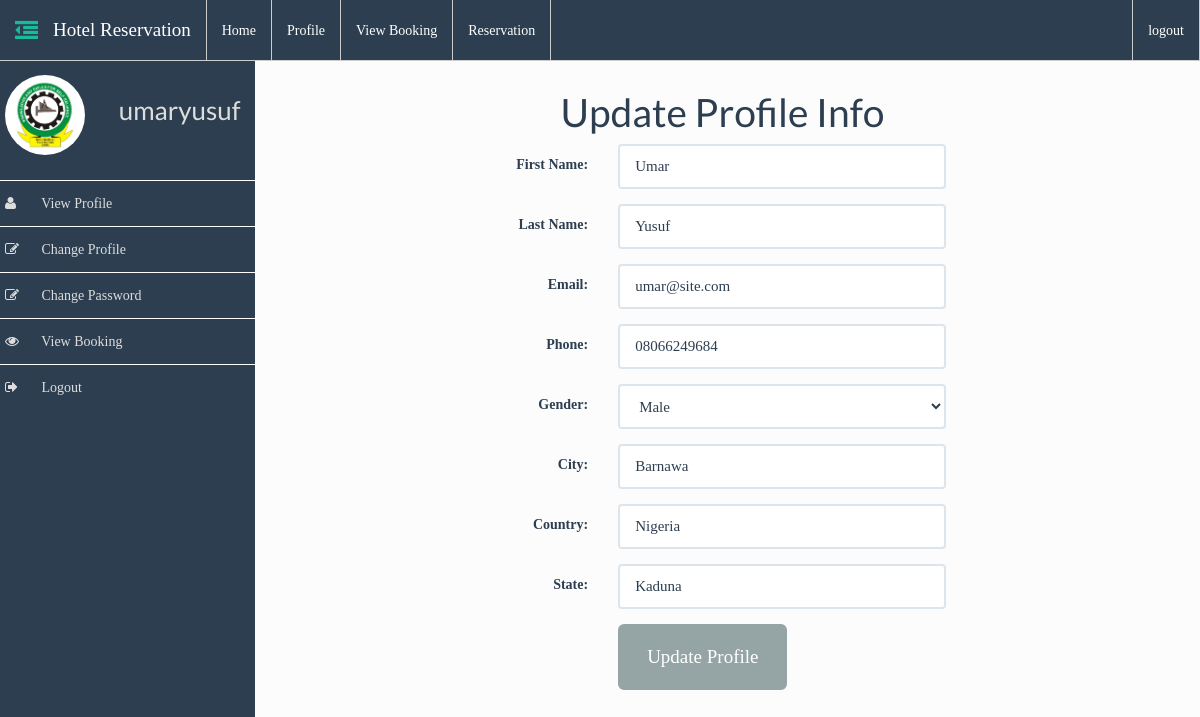
/home.php?action=change_profile (signed in), run on the app's committed database.
### tables this page shows
CREATE TABLE `users` (
  `id` int(11) NOT NULL,
  `firstname` varchar(50) NOT NULL,
  `lastname` varchar(50) NOT NULL,
  `username` varchar(50) NOT NULL,
  `password` varchar(50) NOT NULL,
  `phone` text NOT NULL,
  `email` varchar(50) NOT NULL,
  `gender` text NOT NULL,
  `city` varchar(30) NOT NULL,
  `country` varchar(30) NOT NULL,
  `state` varchar(30) NOT NULL,
  `picture` varchar(50) NOT NULL DEFAULT 'user.jpg'
);

### home.php (the view, shortened to what this page needs)
<?php
if(!$_SESSION['user']){
    $message = "You are not authorized to view this page until you logged in";
    header("location: login.php");
}else {
require_once 'connect.php';
$username = $_SESSION['user'];
$query = "SELECT * FROM `users` WHERE `username`='$username'";
$result = mysqli_query($dbc, $query);
if(mysqli_num_rows($result) > 0){
    while($data = mysqli_fetch_assoc($result)){
       $firstname = $data['firstname'];
       $lastname = $data['lastname'];
?>
<!DOCTYPE html>
<html lang="en">
<head>
    <link rel="stylesheet" href="assets/css/bootstrap.min.css">
    <link rel="stylesheet" href="assets/css/styles.css">
    <link rel="stylesheet" href="assets/css/sidebar.css">
    <link rel="stylesheet" href="assets/font-awesome/css/font-awesome.min.css">
</head>
<body>
	<nav class="navbar  navbar-default navbar-fixed-top" >
        <div class="container-fluid">
            <div class="navbar-header">
                <a class="navbar-brand fa fa-outdent" id="menu-toggle"></a>
                <a class="navbar-brand" href="home.php">Hotel Reservation</a>
            </div>
            <div class="collapse navbar-collapse" id="myNavbar">
                <ul class="nav navbar-nav">
                  <li class="<?php echo !$_GET['action'] ? 'active' : '' ?>"><a href="home.php">Home</a></li>
                  <li class="<?php echo $_GET['action'] == 'view_profile' ? 'active' : '' ?>"><a href="home.php?action=view_profile">Profile</a></li>
                  <li class="<?php echo $_GET['action'] == 'view_booking' ? 'active' : '' ?>"><a href="home.php?action=view_booking">View Booking</a></li>
                  <li class="<?php echo $_GET['action'] == 'reservation' ? 'active' : '' ?>"><a href="home.php?action=reservation">Reservation</a></li>
                </ul>
                <ul class="nav navbar-nav navbar-right">
                	<li><a href="logout.php">logout</a></li>
                </ul>
            </div>
        </div>
	</nav>
    <main id="wrapper" class="menuDisplayed">
        <div id="sidebar-wrapper">
            <div class="sidebar-header">
                <div class="row">
                    <div class="col-xs-5 profile-photo">
                        <img src="assets/img/profiles/<?php echo $data['picture']; ?>" class="img img-circle" alt="<?php echo $firstname.' '.$lastname; ?>" width="80" height="80" />
                    </div>
                    <div class="col-xs-7 profile-info">
                        <h3 style="color: #ddd;"><?php echo $_SESSION['user']; ?></h3>
                    </div>
                </div>
            </div>
            <ul id="sidebar-nav" >
                <li><a href="home.php?action=view_profile"><i class="icons fa fa-user fa-fw"></i> View Profile</a></li>
                <li><a href="home.php?action=change_profile"><i class="icons fa fa-edit fa-fw"></i> Change Profile</a></li>
                <li><a href="home.php?action=change_password"><i class="icons fa fa-edit fa-fw"></i> Change Password</a></li>
                <li><a href="home.php?action=view_booking"><i class="icons fa fa-eye fa-fw"></i> View Booking</a></li>
                <li><a href="logout.php"><i class="icons fa fa-sign-out fa-fw"></i> Logout</a></li>
            </ul>
        </div>
        <section id="page-content-wrapper">
            <div class="container-fliud">
                <?php
                switch ($_GET['action']) {
                    case 'change_profile':
                        require_once 'includes/change_profile.php';
                        break;
                }
            ?>
          </div>
        </section>
    </main>
</body>
</html>
<?php } } } ?>

### includes/change_profile.php (shortened to what this page needs)
<div class="row">
	<div class="col-md-6 col-md-offset-3">
		<h1 class="text-center">Update Profile Info</h1>
			<form action="dashboard.php?action=change_profile" method="POST" class="form-horizontal">
				<?php
					$username = $_SESSION['user'];
					$query = "SELECT * FROM `users` WHERE `username`='$username'";
					$result = mysqli_query($dbc, $query);
					if(mysqli_num_rows($result) > 0) {
					    while($data = mysqli_fetch_assoc($result)){
				?>
				<div class="form-group">
					<label for="firstname" class="control-label col-sm-3">First Name:</label>
					<div class="col-sm-9">
						<input type="text" class="form-control" name="firstname" value="<?php echo $data['firstname']; ?>" id="firstname" placeholder="Enter firstname" required autofocus>
					</div>
				</div>
				<div class="form-group">
					<label for="lastname" class="control-label col-sm-3">Last Name:</label>
					<div class="col-sm-9">
						<input type="text" class="form-control" name="lastname" value="<?php echo $data['lastname']; ?>" id="lastname" placeholder="Enter lastname" required >
					</div>
				</div>
				<div class="form-group">
	    		<label class="control-label col-sm-3" for="email">Email:</label>
			    <div class="col-sm-9">
			      <input type="email" class="form-control" id="email" name="email" placeholder="Enter email" value="<?php echo $data['email']; ?>"	>
			    </div>
			  </div>
				<div class="form-group">
					<label for="phone" class="control-label col-sm-3">Phone:</label>
					<div class="col-sm-9">
						<input type="text" class="form-control" name="phone" value="<?php echo $data['phone']; ?>" id="phone" placeholder="Enter phone" required>
					</div>
				</div>
				<div class="form-group">
					<label for="country" class="control-label col-sm-3">Gender:</label>
					<div class="col-sm-9">
						<select name="gender" id="gender" class="form-control">
							<option selected value="<?php echo $data['gender']; ?>"><?php echo ucfirst($data['gender']); ?></option>
						</select>
					</div>
				</div>
				<div class="form-group">
					<label for="city" class="control-label col-sm-3">City:</label>
					<div class="col-sm-9">
						<input type="text" class="form-control" name="city" value="<?php echo $data['city']; ?>" id="city" placeholder="Enter city" required>
					</div>
				</div>
				<div class="form-group">
					<label for="country" class="control-label col-sm-3">Country:</label>
					<div class="col-sm-9">
						<input type="text" class="form-control" name="country" value="<?php echo $data['country']; ?>" id="country" placeholder="Enter country" required>
					</div>
				</div>
				<div class="form-group">
					<label for="state" class="control-label col-sm-3">State:</label>
					<div class="col-sm-9">
						<input type="text" class="form-control" name="state" value="<?php echo $data['state']; ?>" id="state" placeholder="Enter state" required>
					</div>
				</div>
				<?php } } ?>
				<div class="row">
					<div class="col-md-6 col-md-offset-3">
						<button class="btn btn-default btn-lg" name="update">Update Profile</button>
					</div>
				</div>
			</form>
	</div>
</div>

### assets/css/styles.css (style rules this page uses)
* { -webkit-box-sizing: border-box; box-sizing: border-box; }
body { font-family: ubuntu; font-size: 140%; -webkit-box-sizing: border-box; box-sizing: border-box; background-color: #fcfcfc; padding-top: 65px; }
nav.navbar { border-radius: 0px; }
.navbar-brand { font-family: lobster; }
img { max-width: 100%; }
.profile-photo { margin: 0 auto; }

### assets/css/sidebar.css (style rules this page uses)
* { box-sizing: border-box; -webkit-box-sizing: border-box; -moz-box-sizing: border-box; }
body { padding-top: 55px; }
#sidebar-wrapper { z-index: 1; position: fixed; width: 0; height: 100%; overflow-y: scroll; background: #2c3e50; }
#page-content-wrapper { width: 100%; position: absolute; padding: 15px; }
#wrapper.menuDisplayed #sidebar-wrapper { width: 255px; overflow-y: scroll; }
#wrapper.menuDisplayed #page-content-wrapper { padding-left: 260px; }
#sidebar-nav { padding: 0; list-style: none; margin: 20px 0 40px; }
#sidebar-nav li { text-indent: 20px; line-height: 45px; }
#sidebar-nav li a { display: block; text-decoration: none; color: #ddd; border-top: 1px solid #fcfcfc; }
#menu-toggle { font-size: 23px; }
.sidebar-header { padding:20px 0 5px; }
.icons { position: relative; left: -35px; }
.profile-photo > img { margin-left: 5px; }
nav.navbar { border-bottom: 1px solid #ccc; margin: 0; }
nav ul li { border-right: 1px solid #ccc; }
nav ul li:first-child { border-left: 1px solid #ccc; }

### data on the page
users: picture (picture), firstname "Umar", lastname "Yusuf", email "umar@site.com", phone "08066249684", gender "Male", city "Barnawa", country "Nigeria", state "Kaduna"
